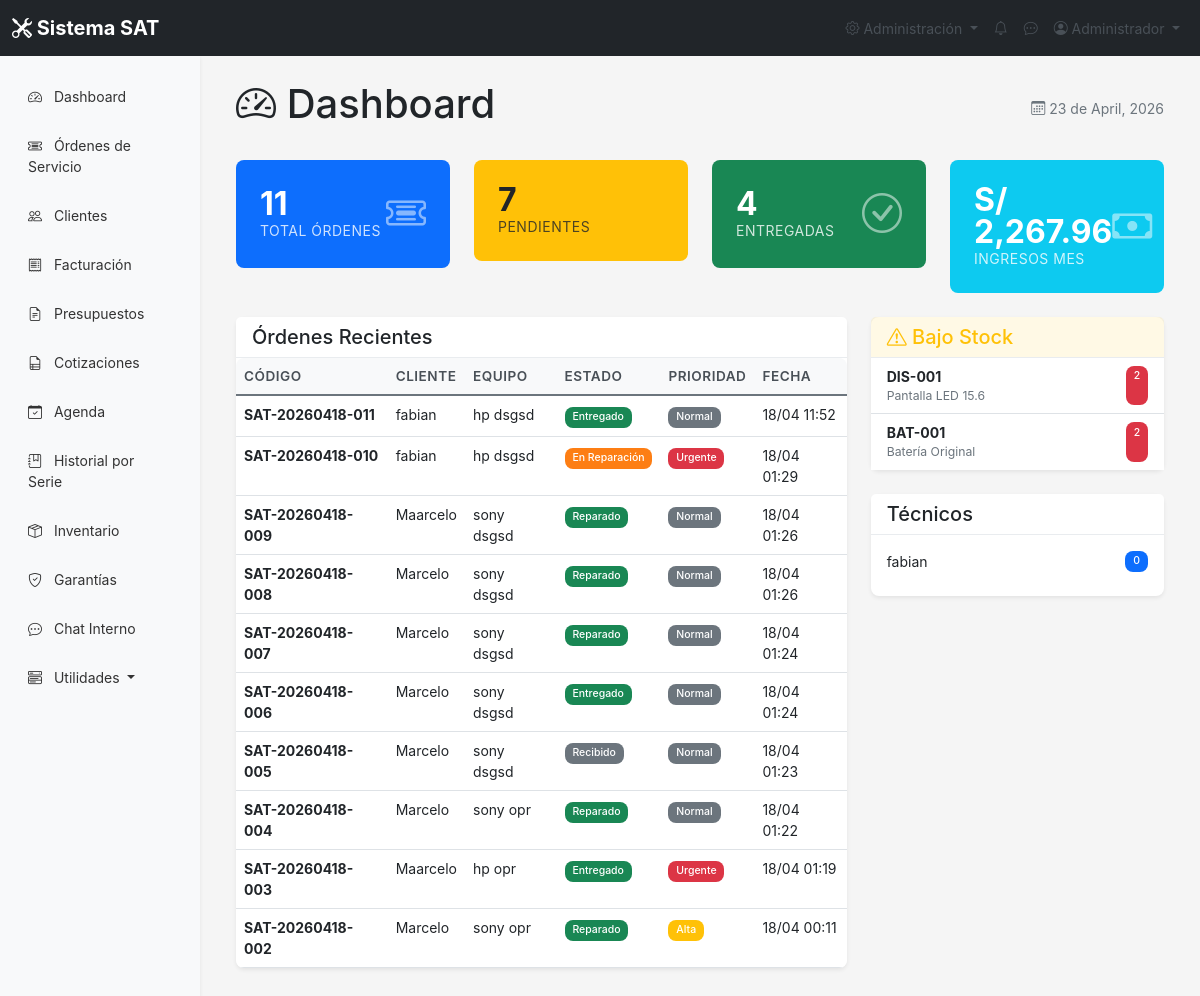
The page /dashboard/index.php (signed in) on the database its author committed.
### tables this page shows
CREATE TABLE IF NOT EXISTS `ordenes_servicio` (
  `id` int NOT NULL AUTO_INCREMENT,
  `codigo` varchar(20) NOT NULL,
  `equipo_id` int NOT NULL,
  `tecnico_id` int DEFAULT NULL,
  `cliente_id` int NOT NULL,
  `estado` enum('recibido','en_diagnostico','en_reparacion','esperando_repuestos','reparado','entregado','cancelado') DEFAULT 'recibido',
  `prioridad` enum('baja','normal','alta','urgente') DEFAULT 'normal',
  `diagnostico` text,
  `solucion` text,
  `observaciones` text,
  `fecha_ingreso` datetime DEFAULT CURRENT_TIMESTAMP,
  `fecha_diagnostico` datetime DEFAULT NULL,
  `fecha_reparacion` datetime DEFAULT NULL,
  `fecha_entrega` datetime DEFAULT NULL,
  `tiempo_estimado` int DEFAULT NULL,
  `costo_diagnostico` decimal(10,2) DEFAULT '0.00',
  `costo_reparacion` decimal(10,2) DEFAULT '0.00',
  `costo_total` decimal(10,2) DEFAULT '0.00',
  `nota_cliente` text,
  `estado_orden` enum('abierta','cerrada','cancelada') DEFAULT 'abierta',
  `sucursal_id` int DEFAULT NULL,
  PRIMARY KEY (`id`),
  UNIQUE KEY `codigo` (`codigo`),
  KEY `equipo_id` (`equipo_id`),
  KEY `tecnico_id` (`tecnico_id`),
  KEY `cliente_id` (`cliente_id`)
);

CREATE TABLE IF NOT EXISTS `clientes` (
  `id` int NOT NULL AUTO_INCREMENT,
  `nombre` varchar(100) NOT NULL,
  `email` varchar(100) DEFAULT NULL,
  `telefono` varchar(20) NOT NULL,
  `direccion` text,
  `dni` varchar(20) DEFAULT NULL,
  `fecha_registro` timestamp NULL DEFAULT CURRENT_TIMESTAMP,
  `estado` enum('activo','inactivo') DEFAULT 'activo',
  `sucursal_id` int DEFAULT NULL,
  PRIMARY KEY (`id`)
);

CREATE TABLE IF NOT EXISTS `equipos` (
  `id` int NOT NULL AUTO_INCREMENT,
  `cliente_id` int NOT NULL,
  `marca` varchar(50) NOT NULL,
  `modelo` varchar(100) DEFAULT NULL,
  `serie` varchar(100) DEFAULT NULL,
  `tipo_equipo` enum('notebook','desktop','all-in-one','monitor','otro') DEFAULT 'notebook',
  `diagnostico_inicial` text,
  `passwordBIOS` varchar(50) DEFAULT NULL,
  `passwordSO` varchar(50) DEFAULT NULL,
  `accesorios` text,
  `estado_equipo` enum('bueno','regular','malo') DEFAULT 'regular',
  `fecha_ingreso` date DEFAULT NULL,
  `foto_equipo` varchar(255) DEFAULT NULL,
  `estado` enum('activo','retirado','dado_de_baja') DEFAULT 'activo',
  PRIMARY KEY (`id`),
  KEY `cliente_id` (`cliente_id`)
);

CREATE TABLE IF NOT EXISTS `repuestos` (
  `id` int NOT NULL AUTO_INCREMENT,
  `codigo` varchar(50) NOT NULL,
  `nombre` varchar(100) NOT NULL,
  `descripcion` text,
  `categoria` varchar(50) DEFAULT NULL,
  `marca_compatible` varchar(100) DEFAULT NULL,
  `modelo_compatible` varchar(100) DEFAULT NULL,
  `stock` int DEFAULT '0',
  `stock_minimo` int DEFAULT '5',
  `precio_compra` decimal(10,2) DEFAULT NULL,
  `precio_venta` decimal(10,2) DEFAULT NULL,
  `ubicacion` varchar(50) DEFAULT NULL,
  `estado` enum('activo','inactivo','descontinuado') DEFAULT 'activo',
  `sucursal_id` int DEFAULT NULL,
  PRIMARY KEY (`id`),
  UNIQUE KEY `codigo` (`codigo`)
);

### config/config.php (called while the page is built, shortened)
<?php
function formatMoney($amount) {
    return 'S/ ' . number_format($amount, 2);
}
?>

### dashboard/index.php (the view, shortened to what this page needs)
<?php
require_once  '../config/config.php';
require_once  '../include/header.php';
$ordenes_total = $conn->query("SELECT COUNT(*) as total FROM ordenes_servicio")->fetch_assoc()['total'] ?? 0;
$ordenes_abiertas = $conn->query("SELECT COUNT(*) as total FROM ordenes_servicio WHERE estado NOT IN ('entregado', 'cancelado')")->fetch_assoc()['total'] ?? 0;
$ordenes_entregadas = $conn->query("SELECT COUNT(*) as total FROM ordenes_servicio WHERE estado = 'entregado'")->fetch_assoc()['total'] ?? 0;
$mes_actual = date('Y-m');
$ingresos_mes = $conn->query("SELECT COALESCE(SUM(total), 0) as total FROM facturas WHERE fecha_emision LIKE '$mes_actual%'")->fetch_assoc()['total'] ?? 0;
$tecnicos = $conn->query("
    SELECT u.nombre, COUNT(o.id) as total
    FROM usuarios u
    LEFT JOIN ordenes_servicio o ON u.id = o.tecnico_id AND o.estado NOT IN ('entregado', 'cancelado')
    WHERE u.rol = 'tecnico' AND u.estado = 'activo'
    GROUP BY u.id
    ORDER BY total DESC
    LIMIT 5
");
$ultimas = $conn->query("
    SELECT o.id, o.codigo, o.estado, o.prioridad, c.nombre as cliente, e.marca, e.modelo, o.fecha_ingreso
    FROM ordenes_servicio o
    LEFT JOIN clientes c ON o.cliente_id = c.id
    LEFT JOIN equipos e ON o.equipo_id = e.id
    ORDER BY o.fecha_ingreso DESC
    LIMIT 10
");
$alertas_inventario = $conn->query("
    SELECT id, codigo, nombre, stock, stock_minimo
    FROM repuestos
    WHERE stock <= stock_minimo AND estado = 'activo'
    ORDER BY stock ASC
    LIMIT 5
");
?>
<div class="container-fluid">
    <div class="d-flex justify-content-between align-items-center mb-4">
        <h1><i class="bi bi-speedometer2"></i> Dashboard</h1>
        <div class="text-muted">
            <i class="bi bi-calendar3"></i> <?= date('d \d\e F, Y') ?>
        </div>
    </div>
    <div class="row mb-4">
        <div class="col-md-3">
            <div class="stat-card bg-primary text-white">
                <div class="d-flex justify-content-between align-items-center">
                    <div>
                        <div class="stat-value"><?= $ordenes_total ?></div>
                        <div class="stat-label">Total Órdenes</div>
                    </div>
                    <div style="font-size: 2.5rem; opacity: 0.5;">
                        <i class="bi bi-ticket-detailed"></i>
                    </div>
                </div>
            </div>
        </div>
        <div class="col-md-3">
            <div class="stat-card bg-warning text-dark">
                <div class="d-flex justify-content-between align-items-center">
                    <div>
                        <div class="stat-value"><?= $ordenes_abiertas ?></div>
                        <div class="stat-label">Pendientes</div>
                    </div>
                </div>
            </div>
        </div>
        <div class="col-md-3">
            <div class="stat-card bg-success text-white">
                <div class="d-flex justify-content-between align-items-center">
                    <div>
                        <div class="stat-value"><?= $ordenes_entregadas ?></div>
                        <div class="stat-label">Entregadas</div>
                    </div>
                    <div style="font-size: 2.5rem; opacity: 0.5;">
                        <i class="bi bi-check-circle"></i>
                    </div>
                </div>
            </div>
        </div>
        <div class="col-md-3">
            <div class="stat-card bg-info text-white">
                <div class="d-flex justify-content-between align-items-center">
                    <div>
                        <div class="stat-value"><?= formatMoney($ingresos_mes) ?></div>
                        <div class="stat-label">Ingresos Mes</div>
                    </div>
                    <div style="font-size: 2.5rem; opacity: 0.5;">
                        <i class="bi bi-cash"></i>
                    </div>
                </div>
            </div>
        </div>
    </div>
    <div class="row">
        <div class="col-md-8">
            <div class="card mb-4">
                <div class="card-header">
                    <h5 class="mb-0">Órdenes Recientes</h5>
                </div>
                <div class="card-body p-0">
                    <div class="table-responsive">
                        <table class="table table-hover mb-0">
                            <thead>
                                <tr>
                                    <th>Código</th>
                                    <th>Cliente</th>
                                    <th>Equipo</th>
                                    <th>Estado</th>
                                    <th>Prioridad</th>
                                    <th>Fecha</th>
                                </tr>
                            </thead>
                            <tbody>
                                <?php while ($o = $ultimas->fetch_assoc()): ?>
                                <tr onclick="window.location='<?= BASE_URL ?>ordenes/ver.php?id=<?= $o['id'] ?>'" style="cursor: pointer;">
                                    <td><strong><?= $o['codigo'] ?></strong></td>
                                    <td><?= htmlspecialchars($o['cliente']) ?></td>
                                    <td><?= htmlspecialchars($o['marca'] . ' ' . $o['modelo']) ?></td>
                                    <td><span class="badge" style="background-color: <?= COLORES_ESTADO[$o['estado']] ?? '#6c757d' ?>"><?= ESTADOS_ORDEN[$o['estado']] ?? $o['estado'] ?></span></td>
                                    <td><span class="badge bg-<?= $o['prioridad'] === 'urgente' ? 'danger' : ($o['prioridad'] === 'alta' ? 'warning' : 'secondary') ?>"><?= ucfirst($o['prioridad']) ?></span></td>
                                    <td><?= date('d/m H:i', strtotime($o['fecha_ingreso'])) ?></td>
                                </tr>
                                <?php endwhile; ?>
                            </tbody>
                        </table>
                    </div>
                </div>
            </div>
        </div>
        <div class="col-md-4">
            <?php if ($alertas_inventario->num_rows > 0): ?>
            <div class="card mb-4 border-warning">
                <div class="card-header bg-warning bg-opacity-10">
                    <h5 class="mb-0 text-warning"><i class="bi bi-exclamation-triangle"></i> Bajo Stock</h5>
                </div>
                <div class="card-body p-0">
                    <div class="list-group list-group-flush">
                        <?php while ($a = $alertas_inventario->fetch_assoc()): ?>
                        <a href="<?= BASE_URL ?>inventario/ver.php?id=<?= $a['id'] ?>" class="list-group-item list-group-item-action d-flex justify-content-between">
                            <div>
                                <strong><?= $a['codigo'] ?></strong>
                                <div class="text-muted small"><?= htmlspecialchars($a['nombre']) ?></div>
                            </div>
                            <span class="badge bg-danger"><?= $a['stock'] ?></span>
                        </a>
                        <?php endwhile; ?>
                    </div>
                </div>
            </div>
            <?php endif; ?>
            <div class="card">
                <div class="card-header">
                    <h5 class="mb-0">Técnicos</h5>
                </div>
                <div class="card-body">
                    <?php while ($t = $tecnicos->fetch_assoc()): ?>
                    <div class="d-flex justify-content-between mb-2">
                        <span><?= htmlspecialchars($t['nombre']) ?></span>
                        <span class="badge bg-primary"><?= $t['total'] ?></span>
                    </div>
                    <?php endwhile; ?>
                </div>
            </div>
        </div>
    </div>
</div>
<?php require_once  '../include/footer.php'; ?>

### css/styles.css (style rules this page uses)
:root { --primary: #0d6efd; --secondary: #6c757d; --success: #198754; --danger: #dc3545; --warning: #ffc107; --info: #0dcaf0; --light: #f8f9fa; --dark: #212529; }
body { font-family: -apple-system, BlinkMacSystemFont, 'Segoe UI', Roboto, 'Helvetica Neue', Arial, sans-serif; font-size: 14px; background-color: #f5f5f5; }
.card { border: none; box-shadow: 0 0.125rem 0.25rem rgba(0, 0, 0, 0.075); border-radius: 0.5rem; }
.card-header { background-color: white; border-bottom: 1px solid #e9ecef; font-weight: 600; }
.table th { font-weight: 600; color: #495057; background-color: #f8f9fa; }
.badge { padding: 0.35em 0.65em; font-weight: 500; }
.text-muted { color: #6c757d !important; }

### css/improved.css (style rules this page uses)
:root { --sat-primary: #0d6efd; --sat-secondary: #6c757d; --sat-success: #198754; --sat-danger: #dc3545; --sat-warning: #ffc107; --sat-info: #0dcaf0; --sat-light: #f8f9fa; --sat-dark: #212529; --sat-border-radius: 8px; --sat-shadow: 0 0.125rem 0.25rem rgba(0, 0, 0, 0.075); --sat-transition: all 0.3s ease; }
.table { border-radius: var(--sat-border-radius); overflow: hidden; }
.table thead th { background: var(--sat-light); border-bottom: 2px solid var(--sat-secondary); font-weight: 600; text-transform: uppercase; font-size: 0.85rem; letter-spacing: 0.5px; }
.badge { padding: 0.5em 0.75em; border-radius: var(--sat-border-radius); font-weight: 500; }
.stat-card { border-radius: var(--sat-border-radius); padding: 1.5rem; transition: var(--sat-transition); }
.stat-value { font-size: 2rem; font-weight: 700; line-height: 1; }
.stat-label { font-size: 0.875rem; opacity: 0.8; text-transform: uppercase; letter-spacing: 0.5px; }

### rows shown on the page
ordenes_servicio: codigo "SAT-20260418-011", cliente.nombre "fabian", equipo.modelo "hp dsgsd", estado "Entregado", prioridad "Normal", fecha_ingreso "18/04 11:52"
ordenes_servicio: codigo "SAT-20260418-010", cliente.nombre "fabian", equipo.modelo "hp dsgsd", estado "En Reparación", prioridad "Urgente", fecha_ingreso "18/04 01:29"
ordenes_servicio: codigo "SAT-20260418-009", cliente.nombre "Maarcelo", equipo.modelo "sony dsgsd", estado "Reparado", prioridad "Normal", fecha_ingreso "18/04 01:26"
ordenes_servicio: codigo "SAT-20260418-008", cliente.nombre "Marcelo", equipo.modelo "sony dsgsd", estado "Reparado", prioridad "Normal", fecha_ingreso "18/04 01:26"
ordenes_servicio: codigo "SAT-20260418-007", cliente.nombre "Marcelo", equipo.modelo "sony dsgsd", estado "Reparado", prioridad "Normal", fecha_ingreso "18/04 01:24"
ordenes_servicio: codigo "SAT-20260418-006", cliente.nombre "Marcelo", equipo.modelo "sony dsgsd", estado "Entregado", prioridad "Normal", fecha_ingreso "18/04 01:24"
ordenes_servicio: codigo "SAT-20260418-005", cliente.nombre "Marcelo", equipo.modelo "sony dsgsd", estado "Recibido", prioridad "Normal", fecha_ingreso "18/04 01:23"
ordenes_servicio: codigo "SAT-20260418-004", cliente.nombre "Marcelo", equipo.modelo "sony opr", estado "Reparado", prioridad "Normal", fecha_ingreso "18/04 01:22"
ordenes_servicio: codigo "SAT-20260418-003", cliente.nombre "Maarcelo", equipo.modelo "hp opr", estado "Entregado", prioridad "Urgente", fecha_ingreso "18/04 01:19"
ordenes_servicio: codigo "SAT-20260418-002", cliente.nombre "Marcelo", equipo.modelo "sony opr", estado "Reparado", prioridad "Alta", fecha_ingreso "18/04 00:11"
repuestos: codigo "DIS-001", nombre "Pantalla LED 15.6", stock "2"
repuestos: codigo "BAT-001", nombre "Batería Original", stock "2"

### other values the page prints
$_SESSION['nombre'] "Administrador"
$ordenes_total "11"
$ordenes_abiertas "7"
$ordenes_entregadas "4"
formatMoney($ingresos_mes) "S/ 2,267.96"
$t['nombre'] "fabian"
$t['total'] "0"
